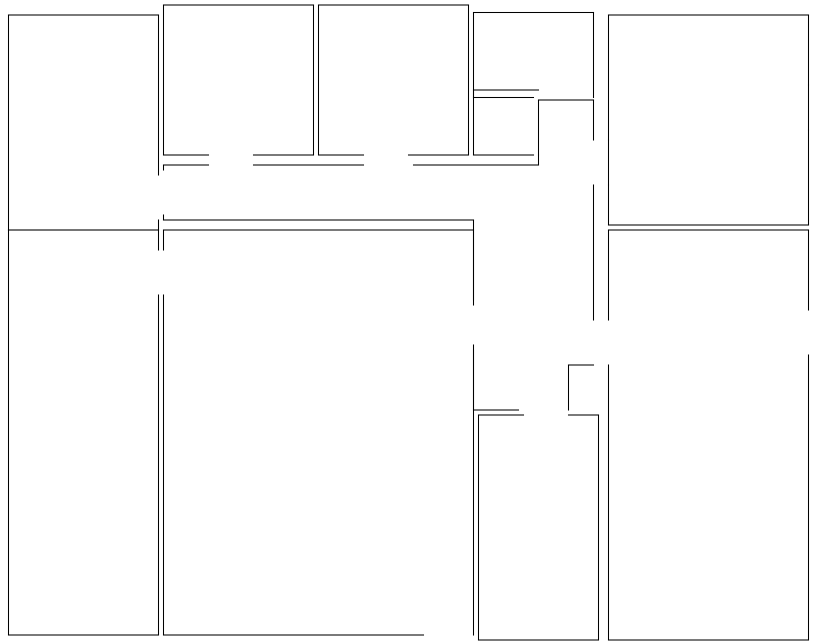
#> input picture resource/floor-plan-villa.png, 1626 x 1286 px, found by its file name (shown at 1/2 size)
$ python img_world.py
#> lines starting #> are read from the running program, lines starting #| are printed output that depends on the picture
from matplotlib import image
import matplotlib.pyplot as plt
import os

class ImgWorld():

    def __init__(self, img):
        self.img = img
        print(self.img.shape)
        self.height, self.width, _ = self.img.shape

    def observe_local_grid(self, pos, size):
        '''crops the image around pos with size'''
        x, y = pos
        # cannot sample near edge of the image world.
        return self.img[y-size:y+size, x-size:x+size]


def show_img(img):
    plt.imshow(img)
    plt.show()
    plt.pause(0.001)

if __name__ == '__main__':

    full_path = os.path.join('resource', 'floor-plan-villa.png')
    img = image.imread(full_path)
#> img is the input picture: shape (1286, 1626, 4) float32; mean R, G, B, A 0.984, 0.984, 0.984, 1
    show_img(img)

    img_world = ImgWorld(img)
#| (1286, 1626, 4)

    show_img(img_world.observe_local_grid((700,500), 200))
#> in observe_local_grid, `return self.img[y-size:y+size, x-size:x+size]`:
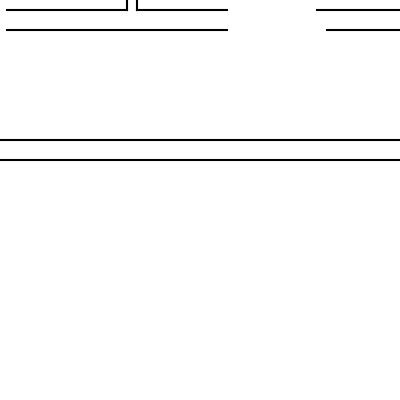
#> returned value: shape (400, 400, 4) float32; mean of channels 0, 1, 2, 3 0.982, 0.982, 0.982, 1; drawn as R, G, B
